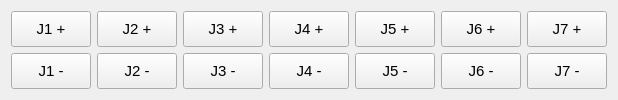
       <widget class="QWidget" name="tab_5">
        <attribute name="title">
         <string>JS step move</string>
        </attribute>
        <layout class="QGridLayout" name="gridLayout_18">
         <item row="0" column="0">
          <widget class="QPushButton" name="pushButton_step_move_js_plus_1">
           <property name="sizePolicy">
            <sizepolicy hsizetype="Preferred" vsizetype="Preferred">
             <horstretch>0</horstretch>
             <verstretch>0</verstretch>
            </sizepolicy>
           </property>
           <property name="font">
            <font>
             <family>Ubuntu</family>
             <pointsize>11</pointsize>
            </font>
           </property>
           <property name="layoutDirection">
            <enum>Qt::LeftToRight</enum>
           </property>
           <property name="text">
            <string>J1 +</string>
           </property>
           <property name="autoDefault">
            <bool>false</bool>
           </property>
          </widget>
         </item>
         <item row="0" column="1">
          <widget class="QPushButton" name="pushButton_step_move_js_plus_2">
           <property name="sizePolicy">
            <sizepolicy hsizetype="Preferred" vsizetype="Preferred">
             <horstretch>0</horstretch>
             <verstretch>0</verstretch>
            </sizepolicy>
           </property>
           <property name="font">
            <font>
             <family>Ubuntu</family>
             <pointsize>11</pointsize>
            </font>
           </property>
           <property name="layoutDirection">
            <enum>Qt::LeftToRight</enum>
           </property>
           <property name="text">
            <string>J2 +</string>
           </property>
           <property name="autoDefault">
            <bool>false</bool>
           </property>
          </widget>
         </item>
         <item row="0" column="2">
          <widget class="QPushButton" name="pushButton_step_move_js_plus_3">
           <property name="sizePolicy">
            <sizepolicy hsizetype="Preferred" vsizetype="Preferred">
             <horstretch>0</horstretch>
             <verstretch>0</verstretch>
            </sizepolicy>
           </property>
           <property name="font">
            <font>
             <family>Ubuntu</family>
             <pointsize>11</pointsize>
            </font>
           </property>
           <property name="layoutDirection">
            <enum>Qt::LeftToRight</enum>
           </property>
           <property name="text">
            <string>J3 +</string>
           </property>
           <property name="autoDefault">
            <bool>false</bool>
           </property>
          </widget>
         </item>
         <item row="0" column="3">
          <widget class="QPushButton" name="pushButton_step_move_js_plus_4">
           <property name="sizePolicy">
            <sizepolicy hsizetype="Preferred" vsizetype="Preferred">
             <horstretch>0</horstretch>
             <verstretch>0</verstretch>
            </sizepolicy>
           </property>
           <property name="font">
            <font>
             <family>Ubuntu</family>
             <pointsize>11</pointsize>
            </font>
           </property>
           <property name="layoutDirection">
            <enum>Qt::LeftToRight</enum>
           </property>
           <property name="text">
            <string>J4 +</string>
           </property>
           <property name="autoDefault">
            <bool>false</bool>
           </property>
          </widget>
         </item>
         <item row="0" column="4">
          <widget class="QPushButton" name="pushButton_step_move_js_plus_5">
           <property name="sizePolicy">
            <sizepolicy hsizetype="Preferred" vsizetype="Preferred">
             <horstretch>0</horstretch>
             <verstretch>0</verstretch>
            </sizepolicy>
           </property>
           <property name="font">
            <font>
             <family>Ubuntu</family>
             <pointsize>11</pointsize>
            </font>
           </property>
           <property name="layoutDirection">
            <enum>Qt::LeftToRight</enum>
           </property>
           <property name="text">
            <string>J5 +</string>
           </property>
           <property name="autoDefault">
            <bool>false</bool>
           </property>
          </widget>
         </item>
         <item row="0" column="5">
          <widget class="QPushButton" name="pushButton_step_move_js_plus_6">
           <property name="sizePolicy">
            <sizepolicy hsizetype="Preferred" vsizetype="Preferred">
             <horstretch>0</horstretch>
             <verstretch>0</verstretch>
            </sizepolicy>
           </property>
           <property name="font">
            <font>
             <family>Ubuntu</family>
             <pointsize>11</pointsize>
            </font>
           </property>
           <property name="layoutDirection">
            <enum>Qt::LeftToRight</enum>
           </property>
           <property name="text">
            <string>J6 +</string>
           </property>
           <property name="autoDefault">
            <bool>false</bool>
           </property>
          </widget>
         </item>
         <item row="0" column="6">
          <widget class="QPushButton" name="pushButton_step_move_js_plus_7">
           <property name="sizePolicy">
            <sizepolicy hsizetype="Preferred" vsizetype="Preferred">
             <horstretch>0</horstretch>
             <verstretch>0</verstretch>
            </sizepolicy>
           </property>
           <property name="font">
            <font>
             <family>Ubuntu</family>
             <pointsize>11</pointsize>
            </font>
           </property>
           <property name="layoutDirection">
            <enum>Qt::LeftToRight</enum>
           </property>
           <property name="text">
            <string>J7 +</string>
           </property>
           <property name="autoDefault">
            <bool>false</bool>
           </property>
          </widget>
         </item>
         <item row="1" column="0">
          <widget class="QPushButton" name="pushButton_step_move_js_minus_1">
           <property name="sizePolicy">
            <sizepolicy hsizetype="Preferred" vsizetype="Preferred">
             <horstretch>0</horstretch>
             <verstretch>0</verstretch>
            </sizepolicy>
           </property>
           <property name="font">
            <font>
             <family>Ubuntu</family>
             <pointsize>11</pointsize>
            </font>
           </property>
           <property name="layoutDirection">
            <enum>Qt::LeftToRight</enum>
           </property>
           <property name="text">
            <string>J1 -</string>
           </property>
           <property name="autoDefault">
            <bool>false</bool>
           </property>
          </widget>
         </item>
         <item row="1" column="1">
          <widget class="QPushButton" name="pushButton_step_move_js_minus_2">
           <property name="sizePolicy">
            <sizepolicy hsizetype="Preferred" vsizetype="Preferred">
             <horstretch>0</horstretch>
             <verstretch>0</verstretch>
            </sizepolicy>
           </property>
           <property name="font">
            <font>
             <family>Ubuntu</family>
             <pointsize>11</pointsize>
            </font>
           </property>
           <property name="layoutDirection">
            <enum>Qt::LeftToRight</enum>
           </property>
           <property name="text">
            <string>J2 -</string>
           </property>
           <property name="autoDefault">
            <bool>false</bool>
           </property>
          </widget>
         </item>
         <item row="1" column="2">
          <widget class="QPushButton" name="pushButton_step_move_js_minus_3">
           <property name="sizePolicy">
            <sizepolicy hsizetype="Preferred" vsizetype="Preferred">
             <horstretch>0</horstretch>
             <verstretch>0</verstretch>
            </sizepolicy>
           </property>
           <property name="font">
            <font>
             <family>Ubuntu</family>
             <pointsize>11</pointsize>
            </font>
           </property>
           <property name="layoutDirection">
            <enum>Qt::LeftToRight</enum>
           </property>
           <property name="text">
            <string>J3 -</string>
           </property>
           <property name="autoDefault">
            <bool>false</bool>
           </property>
          </widget>
         </item>
         <item row="1" column="3">
          <widget class="QPushButton" name="pushButton_step_move_js_minus_4">
           <property name="sizePolicy">
            <sizepolicy hsizetype="Preferred" vsizetype="Preferred">
             <horstretch>0</horstretch>
             <verstretch>0</verstretch>
            </sizepolicy>
           </property>
           <property name="font">
            <font>
             <family>Ubuntu</family>
             <pointsize>11</pointsize>
            </font>
           </property>
           <property name="layoutDirection">
            <enum>Qt::LeftToRight</enum>
           </property>
           <property name="text">
            <string>J4 -</string>
           </property>
           <property name="autoDefault">
            <bool>false</bool>
           </property>
          </widget>
         </item>
         <item row="1" column="4">
          <widget class="QPushButton" name="pushButton_step_move_js_minus_5">
           <property name="sizePolicy">
            <sizepolicy hsizetype="Preferred" vsizetype="Preferred">
             <horstretch>0</horstretch>
             <verstretch>0</verstretch>
            </sizepolicy>
           </property>
           <property name="font">
            <font>
             <family>Ubuntu</family>
             <pointsize>11</pointsize>
            </font>
           </property>
           <property name="layoutDirection">
            <enum>Qt::LeftToRight</enum>
           </property>
           <property name="text">
            <string>J5 -</string>
           </property>
           <property name="autoDefault">
            <bool>false</bool>
           </property>
          </widget>
         </item>
         <item row="1" column="5">
          <widget class="QPushButton" name="pushButton_step_move_js_minus_6">
           <property name="sizePolicy">
            <sizepolicy hsizetype="Preferred" vsizetype="Preferred">
             <horstretch>0</horstretch>
             <verstretch>0</verstretch>
            </sizepolicy>
           </property>
           <property name="font">
            <font>
             <family>Ubuntu</family>
             <pointsize>11</pointsize>
            </font>
           </property>
           <property name="layoutDirection">
            <enum>Qt::LeftToRight</enum>
           </property>
           <property name="text">
            <string>J6 -</string>
           </property>
           <property name="autoDefault">
            <bool>false</bool>
           </property>
          </widget>
         </item>
         <item row="1" column="6">
          <widget class="QPushButton" name="pushButton_step_move_js_minus_7">
           <property name="sizePolicy">
            <sizepolicy hsizetype="Preferred" vsizetype="Preferred">
             <horstretch>0</horstretch>
             <verstretch>0</verstretch>
            </sizepolicy>
           </property>
           <property name="font">
            <font>
             <family>Ubuntu</family>
             <pointsize>11</pointsize>
            </font>
           </property>
           <property name="layoutDirection">
            <enum>Qt::LeftToRight</enum>
           </property>
           <property name="text">
            <string>J7 -</string>
           </property>
           <property name="autoDefault">
            <bool>false</bool>
           </property>
          </widget>
         </item>
        </layout>
       </widget>
